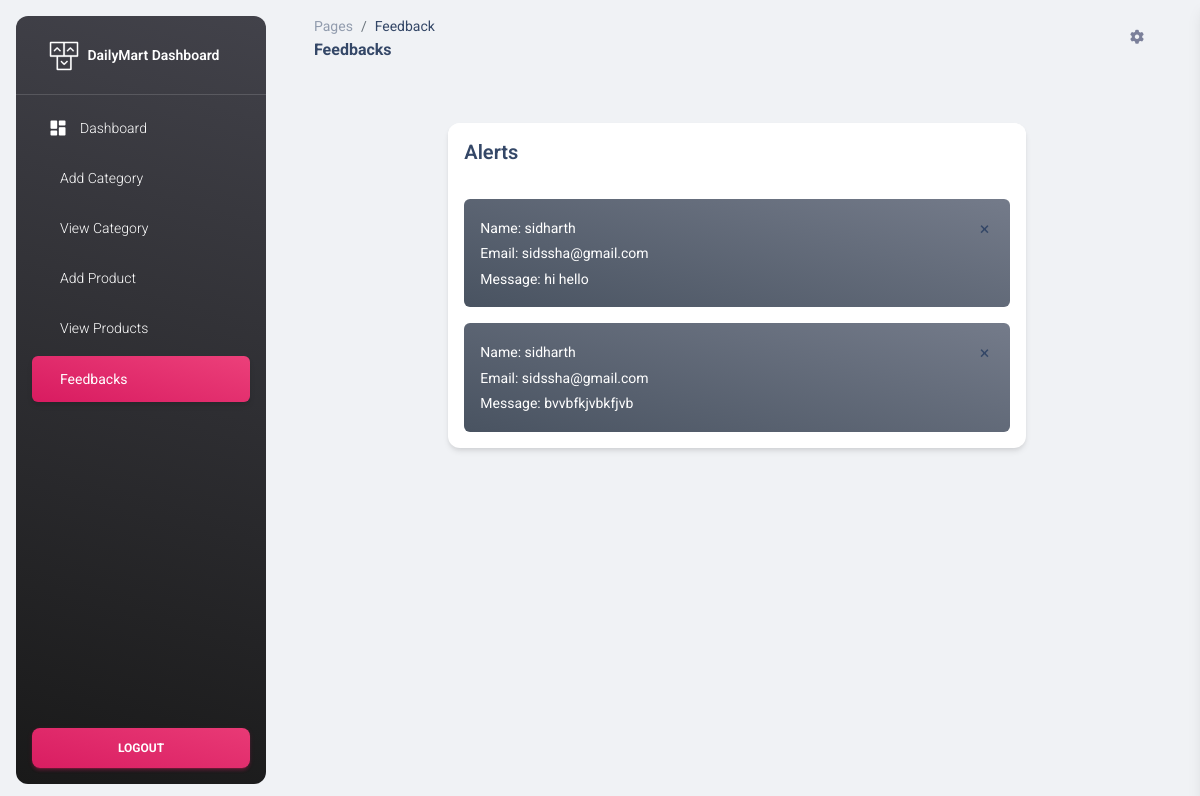
The app's page /adminpanel/feedback/ with its own data.
### UserModule/models.py (models this page shows)
class contactdb(models.Model):
    cname=models.CharField(max_length=50)
    cemail=models.CharField(max_length=100)
    cmsg=models.CharField(max_length=500)

### adminpanel/views.py (the view)
# urls.py: path('feedback/',views.feedback,name='feedback'),
def feedback(request):
    data=contactdb.objects.all()
    return render(request,'feedback.html',{'data':data})

### adminpanel/templates/feedback.html (shortened to what this page needs)
{% extends 'index.html' %}
{% block navbar %}
<ul class="navbar-nav">
    <li class="nav-item">
      <a class="nav-link text-white" href="{% url 'adminindex' %}">
        <div class="text-white text-center me-2 d-flex align-items-center justify-content-center">
          <i class="material-icons opacity-10">dashboard</i>
        </div>
        <span class="nav-link-text ms-1">Dashboard</span>
      </a>
    </li>
    <li class="nav-item">
      <a class="nav-link text-white " href="{% url 'addcategorypage' %}">
        <span class="nav-link-text ms-1">Add Category</span>
      </a>
    </li>
    <li class="nav-item">
      <a class="nav-link text-white " href="{% url 'viewcategory' %}">
        <span class="nav-link-text ms-1">View Category</span>
      </a>
    </li>
    <li class="nav-item">
      <a class="nav-link text-white " href="{% url 'addproductpage' %}">
        <span class="nav-link-text ms-1">Add Product</span>
      </a>
    </li>
    <li class="nav-item">
      <a class="nav-link text-white " href="{% url 'viewproduct' %}">
        <span class="nav-link-text ms-1">View Products</span>
      </a>
    </li>
    <li class="nav-item">
      <a class="nav-link text-white bg-gradient-primary active" href="{% url 'feedback' %}">
        <span class="nav-link-text ms-1">Feedbacks</span>
      </a>
    </li>
  </ul>
{% endblock %}
{% block pagename %}
<ol class="breadcrumb bg-transparent mb-0 pb-0 pt-1 px-0 me-sm-6 me-5">
    <li class="breadcrumb-item text-sm"><a class="opacity-5 text-dark" href="javascript:;">Pages</a></li>
    <li class="breadcrumb-item text-sm text-dark active" aria-current="page">Feedback</li>
  </ol>
  <h6 class="font-weight-bolder mb-0">Feedbacks</h6>
{% endblock %}
{% block content %}
<div class="container-fluid py-4">
    <div class="row">
      <div class="col-lg-8 col-md-10 mx-auto">
        <div class="card mt-4">
            <div class="card-header p-3">
                <h5 class="mb-0">Alerts</h5>
            </div>
          <div class="card-body p-3 pb-0">
            {% for i in data %}
            <div class="alert alert-secondary alert-dismissible text-white" role="alert">
              <span class="text-sm">Name: {{i.cname}}</span><br>
              <span class="text-sm">Email: {{i.cemail}}</span><br>
              <span class="text-sm">Message: {{i.cmsg}}</span>
              <button type="button" class="btn-close text-lg py-3 opacity-10" data-bs-dismiss="alert" aria-label="Close">
                <a href="{%url 'deletefeedback' id=i.id %}"><span aria-hidden="true">&times;</span></a>
              </button>
            </div>
            {% endfor %}
        </div>
        </div>
      </div>
    </div>
{% endblock %}

### records on screen
contactdb: cname "sidharth", cemail "sidssha@gmail.com", cmsg "hi hello"
contactdb: cname "sidharth", cemail "sidssha@gmail.com", cmsg "bvvbfkjvbkfjvb"
